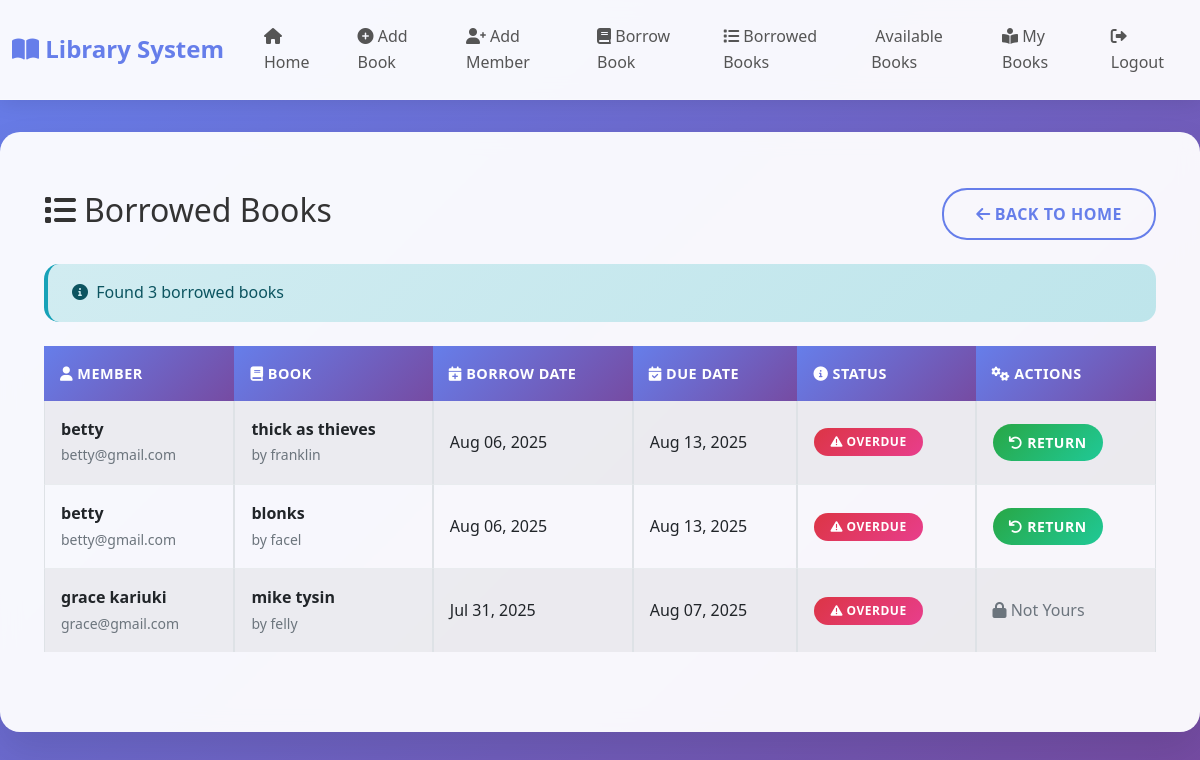
The app's page /borrowed-books/ (signed in) with its own data.
### library_app/models.py (models this page shows, shortened)
class BorrowedBook(models.Model):
    member=models.ForeignKey(Member,on_delete=models.CASCADE)
    user=models.ForeignKey(User,on_delete=models.CASCADE,null=True, blank=True)
    book=models.ForeignKey(Book,on_delete=models.CASCADE)
    borrowdate=models.DateField(auto_now_add=True)
    returndate=models.DateField(null=True, blank=True)
    is_returned=models.BooleanField(default=False)
    due_date = models.DateTimeField(default=default_due_date, null=False)

class Member(models.Model):
    user = models.OneToOneField(User, on_delete=models.CASCADE, null=True, blank=True)
    fullname=models.CharField(max_length=255)
    email=models.EmailField()
    phonenumber=models.CharField(max_length=13,validators=[RegexValidator(r'^\+?\d{10,13}$',message='Enter a valid phone number(10-13digits)')],)
    registration_date=models.DateField(auto_now_add=True)

class Book(models.Model):
    title=models.CharField(max_length=255)
    author=models.CharField(max_length=255)
    total_copies=models.PositiveIntegerField(validators=[minvalidator(0)], default=0)
    available_copies=models.PositiveIntegerField(validators=[minvalidator(0)], default=0)
    date_added=models.DateField(auto_now_add=True)

### library_app/views.py (the view)
# urls.py: path('borrowed-books/',views.borrowed_books_list, name='borrowed_books_list'),
@login_required
@member_required
def borrowed_books_list(request):
    member = request.member
    print(f"User: {request.user}")
    print(f"User is authenticated: {request.user.is_authenticated}")
    try:
        member = Member.objects.get(user=request.user)
        print(f"User's member profile: {member.fullname}")
    except Member.DoesNotExist:
        print("User does not have a member profile")
        messages.error(request, "You need to create a member profile first.")
        return redirect('add_member')
    borrowed_books = BorrowedBook.objects.select_related('member', 'book').filter(is_returned=False).order_by('-borrowdate')
    print(f"Found {borrowed_books.count()} borrowed books")
    for book in borrowed_books:
        print(f"Book: {book.book.title}, Member: {book.member.fullname}, Is returned: {book.is_returned}")
    if not borrowed_books:
        messages.info(request, "No borrowed books found.")
    return render(request, 'borrowed_books_list.html', {'borrowed_books': borrowed_books, 'now': timezone.now()})

### library_app/views.py (called while the page is built)
def member_required(view_func):
    @wraps(view_func)
    def _wrapped_view(request, *args, **kwargs):
        if not request.user.is_authenticated:
            return redirect('login')
        try:
            request.member = Member.objects.get(user=request.user)
        except Member.DoesNotExist:
            messages.error(request, "You need to create a member profile first.")
            return redirect('add_member')
        return view_func(request, *args, **kwargs)
    return _wrapped_view

### library_app/templates/borrowed_books_list.html (shortened to what this page needs)
{% extends 'base.html' %}
{% block content %}
<div class="container mt-4">
  <div class="d-flex justify-content-between align-items-center mb-4">
    <h2><i class="fas fa-list me-2"></i>Borrowed Books</h2>
    <a href="{% url 'home' %}" class="btn btn-outline-primary">
      <i class="fas fa-arrow-left me-1"></i>Back to Home
    </a>
  </div>
  {% if borrowed_books %}
    <div class="alert alert-info">
      <i class="fas fa-info-circle me-1"></i> Found {{ borrowed_books|length }} borrowed books
    </div>
    <div class="table-responsive">
      <table class="table table-striped align-middle table-bordered">
        <thead class="table-dark">
          <tr>
            <th><i class="fas fa-user"></i> Member</th>
            <th><i class="fas fa-book"></i> Book</th>
            <th><i class="fas fa-calendar-plus"></i> Borrow Date</th>
            <th><i class="fas fa-calendar-check"></i> Due Date</th>
            <th><i class="fas fa-info-circle"></i> Status</th>
            <th><i class="fas fa-cogs"></i> Actions</th>
          </tr>
        </thead>
        <tbody>
          {% for borrow in borrowed_books %}
            <tr>
              <td>
                <strong>{{ borrow.member.fullname }}</strong><br>
                <small class="text-muted">{{ borrow.member.email }}</small>
              </td>
              <td>
                <strong>{{ borrow.book.title }}</strong><br>
                <small class="text-muted">by {{ borrow.book.author }}</small>
              </td>
              <td>{{ borrow.borrowdate|date:"M d, Y" }}</td>
              <td>{{ borrow.due_date|date:"M d, Y" }}</td>
              <td>
                {% if borrow.is_returned %}
                  <span class="badge bg-success">
                    <i class="fas fa-check"></i> Returned
                  </span><br>
                  <small class="text-muted">{{ borrow.returndate|date:"M d, Y" }}</small>
                {% else %}
                  {% if borrow.due_date < now %}
                    <span class="badge bg-danger">
                      <i class="fas fa-exclamation-triangle"></i> Overdue
                    </span>
                  {% else %}
                    <span class="badge bg-warning text-dark">
                      <i class="fas fa-clock"></i> Not Returned
                    </span>
                  {% endif %}
                {% endif %}
              </td>
              <td>
                {% if not borrow.is_returned %}
                  {% if borrow.member.user == request.user %}
                    <form action="{% url 'return_book' borrow.id %}" method="post" class="d-inline">
                      <button type="submit" class="btn btn-sm btn-success" onclick="return confirm('Are you sure you want to return this book?')">
                        <i class="fas fa-undo"></i> Return
                      </button>
                    </form>
                  {% else %}
                    <span class="text-muted">
                      <i class="fas fa-lock"></i> Not Yours
                    </span>
                  {% endif %}
                {% else %}
                  <span class="text-success">
                    <i class="fas fa-check-circle"></i> Completed
                  </span>
                {% endif %}
              </td>
            </tr>
          {% endfor %}
        </tbody>
      </table>
    </div>
  {% else %}
    <div class="alert alert-secondary text-center">
      <i class="fas fa-info-circle me-1"></i> No borrowed books found.
    </div>
  {% endif %}
</div>
{% endblock %}

### library_app/static/css/style.css (style rules this page uses)
* { margin: 0; padding: 0; box-sizing: border-box; }
body { font-family: 'Segoe UI', Tahoma, Geneva, Verdana, sans-serif; background: linear-gradient(135deg, #667eea 0%, #764ba2 100%); min-height: 100vh; color: #333; line-height: 1.6; }
.btn { border-radius: 25px; padding: 0.75rem 2rem; font-weight: 600; text-transform: uppercase; letter-spacing: 0.5px; transition: all 0.3s ease; border: none; cursor: pointer; text-decoration: none; display: inline-block; text-align: center; }
.btn-outline-primary { background: transparent; border: 2px solid #667eea; color: #667eea; }
.btn-success { background: linear-gradient(135deg, #28a745, #20c997); color: white; }
.btn-sm { padding: 0.5rem 1rem; font-size: 0.875rem; }
.table { margin-bottom: 0; border-collapse: separate; border-spacing: 0; }
.table thead th { background: linear-gradient(135deg, #667eea, #764ba2); color: white; border: none; padding: 1rem; font-weight: 600; text-transform: uppercase; letter-spacing: 0.5px; font-size: 0.9rem; }
.table tbody tr { transition: all 0.3s ease; }
.table tbody td { padding: 1rem; border-bottom: 1px solid #e9ecef; vertical-align: middle; }
.table tbody tr:last-child td { border-bottom: none; }
.badge { padding: 0.5rem 1rem; border-radius: 20px; font-weight: 600; text-transform: uppercase; letter-spacing: 0.5px; font-size: 0.75rem; }
.badge.bg-danger { background: linear-gradient(135deg, #dc3545, #e83e8c) !important; }
.alert { border: none; border-radius: 15px; padding: 1rem 1.5rem; margin-bottom: 1.5rem; font-weight: 500; }
.alert-info { background: linear-gradient(135deg, #d1ecf1, #bee5eb); color: #0c5460; border-left: 4px solid #17a2b8; }

### library_app/templates/base.html (style rules this page uses)
body { background-color: #f4f4f4; }

### records on screen
BorrowedBook: member.fullname "betty", member.email "betty@gmail.com", book "thick as thieves", book.author "franklin", borrowdate "Aug 06, 2025", due_date "Aug 13, 2025", is_returned False (drawn)
BorrowedBook: member.fullname "betty", member.email "betty@gmail.com", book "blonks", book.author "facel", borrowdate "Aug 06, 2025", due_date "Aug 13, 2025", is_returned False (drawn)
BorrowedBook: member.fullname "grace kariuki", member.email "grace@gmail.com", book "mike tysin", book.author "felly", borrowdate "Jul 31, 2025", due_date "Aug 07, 2025", is_returned False (drawn)

### other values on screen
{{ borrowed_books|length }} "3"
